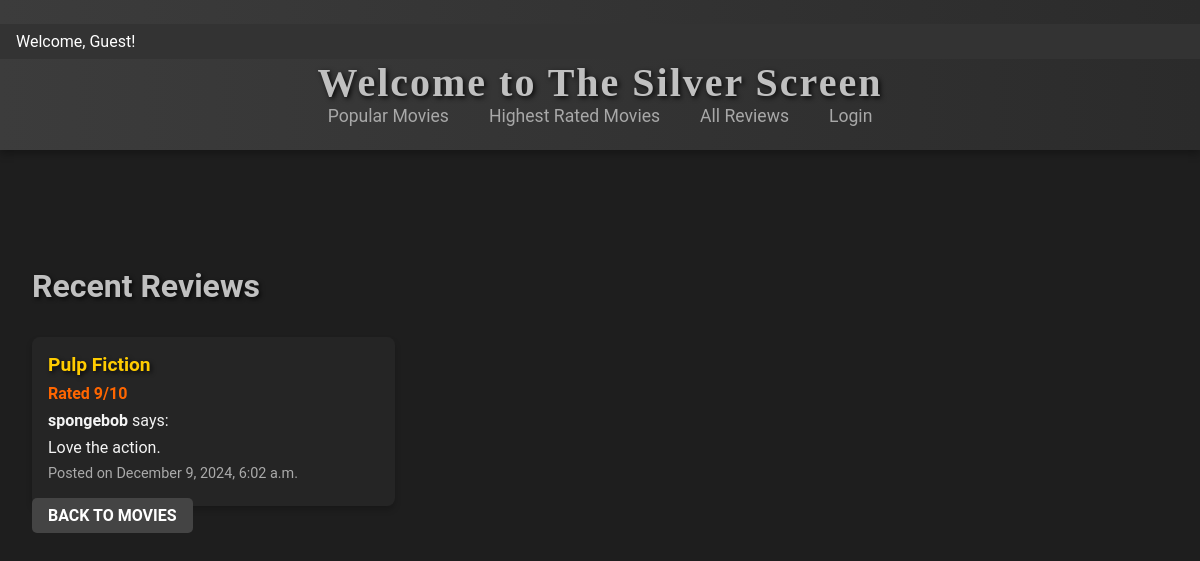
The app's page /project/reviews/, older data.
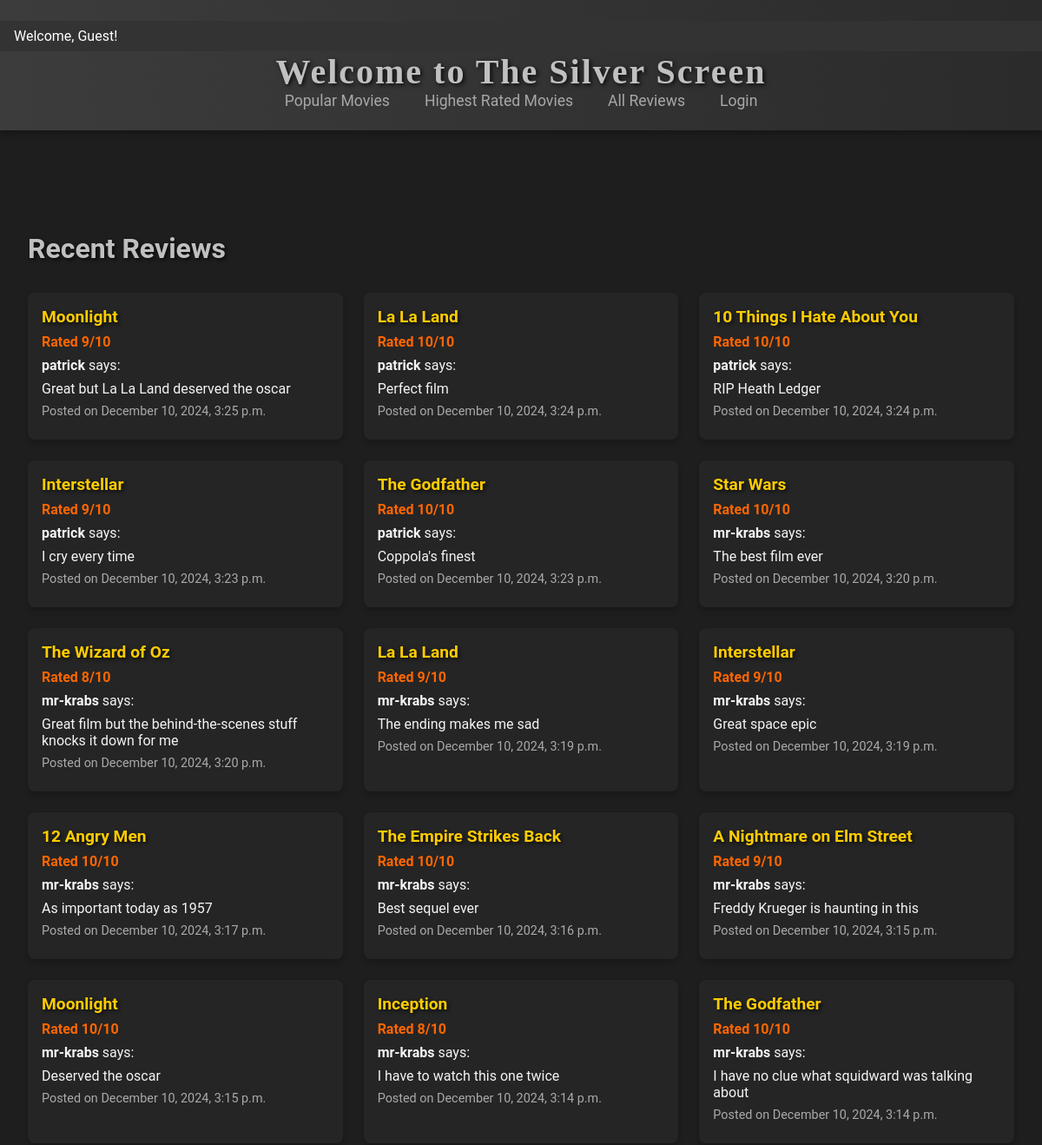
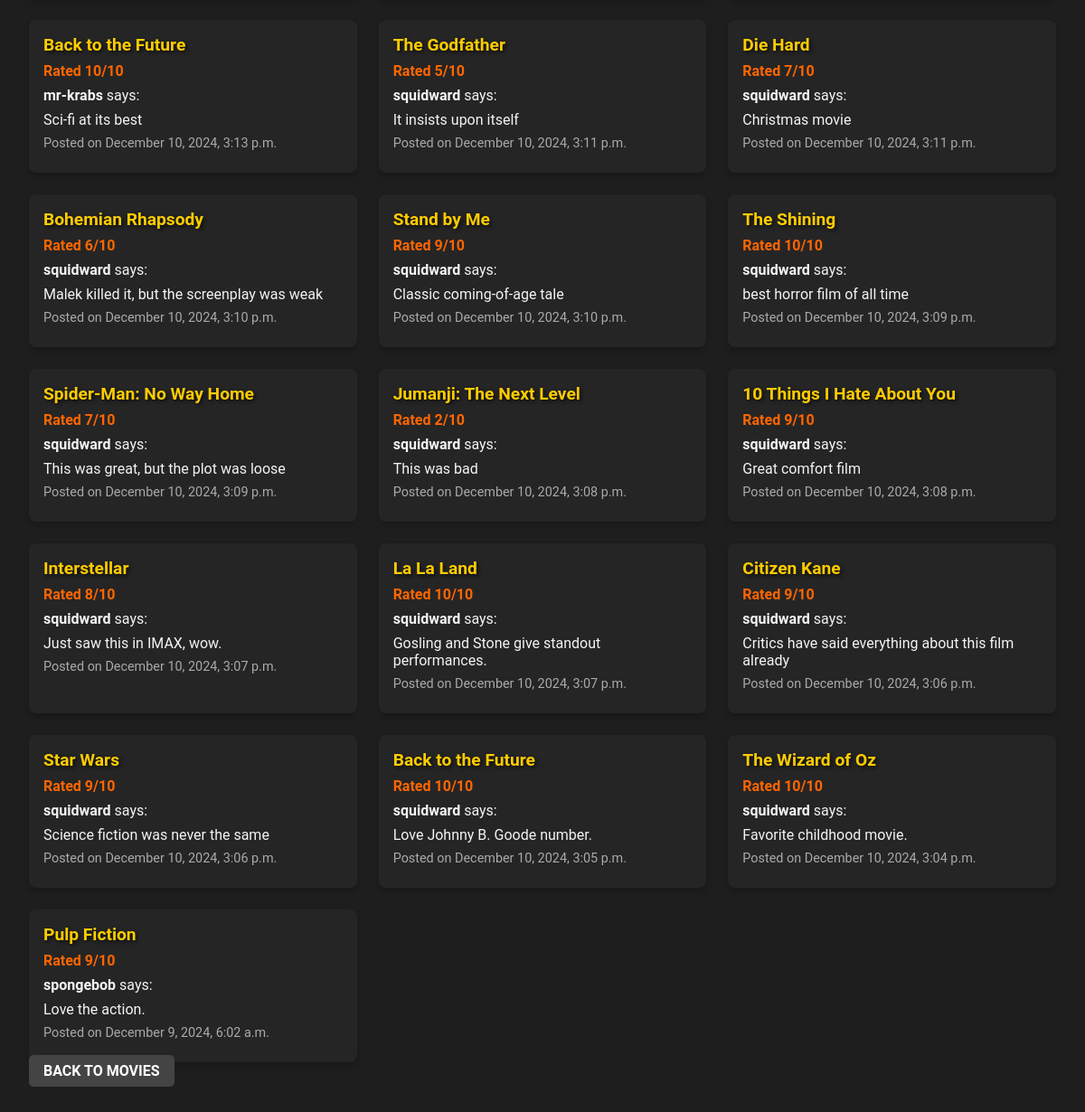
The same page, newer data (2 pictures, top to bottom).
### project/models.py (models this page shows, shortened)
class Review(models.Model):
    movie = models.ForeignKey(
        'Movie',
        on_delete=models.CASCADE,
        related_name='reviews'
    )  # Foreign key to Movie, deletes reviews if the movie is deleted
    user = models.ForeignKey(
        User,
        on_delete=models.CASCADE
    )  # Foreign key to User, deletes reviews if the user is deleted
    rating = models.PositiveIntegerField()  # Rating given to the movie
    review_text = models.TextField()  # Text of the review
    created_at = models.DateTimeField(auto_now_add=True)  # Timestamp for when the review was created

class Movie(models.Model):
    tmdb_id = models.PositiveIntegerField(unique=True, null=True, blank=True)  # TMDb ID (optional, unique)
    title = models.CharField(max_length=200)  # Movie title
    director = models.CharField(max_length=200, blank=True, null=True)  # Director's name (optional)
    release_year = models.PositiveIntegerField(blank=True, null=True)  # Release year (optional)
    image = models.URLField(blank=True, null=True)  # URL for the movie's poster/image (optional)
    tags = models.ManyToManyField(Tag, related_name="tagged_movies", blank=True)  # Tags associated with the movie (optional)

### project/views.py (the view)
# urls.py: path('reviews/', views.review_list, name='review_list'),
def review_list(request):
    reviews = Review.objects.all().order_by('-created_at')  # Sort reviews by most recent
    return render(request, 'project/review_list.html', {'reviews': reviews})

### project/templates/project/review_list.html
{% extends 'project/base.html' %}
{% block content %}
<div class="container mt-4">
    <h1 class="text-center">Recent Reviews</h1>
    <div class="reviews-container">
        {% for review in reviews %}
            <div class="review-card">
                <h3>{{ review.movie.title }}</h3>
                <p class="rating">Rated {{ review.rating }}/10</p>
                <p><strong>{{ review.user.username }}</strong> says:</p>
                <p>{{ review.review_text }}</p>
                <p class="timestamp">Posted on {{ review.created_at|date:"F j, Y, g:i a" }}</p>
            </div>
        {% empty %}
            <p class="text-center">No reviews available.</p>
        {% endfor %}
    </div>
    <div class="text-center mt-4">
        <a href="{% url 'movie_list' %}" class="btn btn-secondary">Back to Movies</a>
    </div>
</div>
{% endblock %}

### project/templates/project/base.html (shortened to what this page needs)
{% load static %}
<!DOCTYPE html>
<html lang="en">
<head>
    <link rel="stylesheet" href="{% static 'project/styles.css' %}">
</head>
<body>
    <header>
        <div class="header-top">
            <span class="welcome-message">
                {% if user.is_authenticated %}
                    Welcome, {{ user.username }}!
                {% else %}
                    Welcome, Guest!
                {% endif %}
            </span>
        </div>
        <h1>Welcome to The Silver Screen</h1>
        <nav>
            <ul>
                <li><a href="{% url 'movie_list' %}">Popular Movies</a></li>
                <li><a href="{% url 'highest_rated_movies' %}">Highest Rated Movies</a></li>
                <li><a href="{% url 'review_list' %}">All Reviews</a></li>
                {% if user.is_authenticated %}
                    <li><a href="{% url 'my_reviews' %}">My Reviews</a></li>
                    <li><a href="{% url 'logout' %}">Logout</a></li>
                {% else %}
                    <li><a href="{% url 'login' %}">Login</a></li>
                {% endif %}
            </ul>
        </nav>
    </header>
    <div class="container">
        {% block content %}{% endblock %}
    </div>
</body>
</html>

### static/project/styles.css (style rules this page uses)
body { font-family: 'Roboto', sans-serif; background-color: #1e1e1e; color: #f4f4f4; margin: 0; padding: 0; }
h1, h2, h3 { color: #c0c0c0; text-shadow: 2px 2px 4px rgba(0, 0, 0, 0.7); }
a { color: #a8a8a8; text-decoration: none; transition: color 0.3s ease; }
header { background: linear-gradient(to right, #3c3c3c, #2b2b2b); color: #ffffff; padding: 1.5rem 0; text-align: center; box-shadow: 0 4px 8px rgba(0, 0, 0, 0.3); }
header h1 { margin: 0; font-family: 'Cinzel', serif; font-size: 2.5rem; letter-spacing: 2px; text-shadow: 2px 2px 5px rgba(0, 0, 0, 0.8); }
nav ul { list-style: none; padding: 0; margin: 0; display: flex; justify-content: center; gap: 1.5rem; }
nav ul li { display: inline; }
nav ul li a { font-size: 1.1rem; padding: 0.5rem; }
.container { max-width: 1200px; margin: 2rem auto; padding: 1rem; }
.btn { padding: 0.5rem 1rem; border: none; border-radius: 5px; text-transform: uppercase; font-weight: bold; cursor: pointer; }
.btn-secondary { background-color: #444444; color: #ffffff; }
.header-top { display: flex; justify-content: flex-start; align-items: center; background-color: #333; color: #fff; padding: 0.5rem 1rem; font-size: 1rem; font-family: 'Roboto', sans-serif; }
.welcome-message { margin-right: auto; }
.reviews-container { display: grid; grid-template-columns: repeat(auto-fill, minmax(300px, 1fr)); gap: 1.5rem; margin-top: 2rem; }
.review-card { background-color: #252525; color: #f4f4f4; padding: 1rem; border-radius: 8px; box-shadow: 0 4px 6px rgba(0, 0, 0, 0.2); transition: transform 0.3s ease, box-shadow 0.3s ease; }
.review-card h3 { margin: 0 0 0.5rem; font-size: 1.2rem; color: #ffcc00; }
.review-card .rating { font-weight: bold; margin: 0.5rem 0; color: #ff6600; }
.review-card p { margin: 0.5rem 0; }
.review-card .timestamp { font-size: 0.9rem; color: #aaa; }

Row changes from the older to the newer data that the page shows:
added Review: movie "Moonlight", rating "9", user.username "patrick", review_text "Great but La La Land deserved the oscar", created_at "December 10, 2024, 3:25 p.m."
added Review: movie "La La Land", rating "10", user.username "patrick", review_text "Perfect film", created_at "December 10, 2024, 3:24 p.m."
added Review: movie "10 Things I Hate About You", rating "10", user.username "patrick", review_text "RIP Heath Ledger", created_at "December 10, 2024, 3:24 p.m."
added Review: movie "Interstellar", rating "9", user.username "patrick", review_text "I cry every time", created_at "December 10, 2024, 3:23 p.m."
added Review: movie "The Godfather", rating "10", user.username "patrick", review_text "Coppola's finest", created_at "December 10, 2024, 3:23 p.m."
added Review: movie "Star Wars", rating "10", user.username "mr-krabs", review_text "The best film ever", created_at "December 10, 2024, 3:20 p.m."
added Review: movie "The Wizard of Oz", rating "8", user.username "mr-krabs", review_text "Great film but the behind-the-scenes stuff knocks it down for me", created_at "December 10, 2024, 3:20 p.m."
added Review: movie "La La Land", rating "9", user.username "mr-krabs", review_text "The ending makes me sad", created_at "December 10, 2024, 3:19 p.m."
added Review: movie "Interstellar", rating "9", user.username "mr-krabs", review_text "Great space epic", created_at "December 10, 2024, 3:19 p.m."
added Review: movie "12 Angry Men", rating "10", user.username "mr-krabs", review_text "As important today as 1957", created_at "December 10, 2024, 3:17 p.m."
added Review: movie "The Empire Strikes Back", rating "10", user.username "mr-krabs", review_text "Best sequel ever", created_at "December 10, 2024, 3:16 p.m."
added Review: movie "A Nightmare on Elm Street", rating "9", user.username "mr-krabs", review_text "Freddy Krueger is haunting in this", created_at "December 10, 2024, 3:15 p.m."
added Review: movie "Moonlight", rating "10", user.username "mr-krabs", review_text "Deserved the oscar", created_at "December 10, 2024, 3:15 p.m."
added Review: movie "Inception", rating "8", user.username "mr-krabs", review_text "I have to watch this one twice", created_at "December 10, 2024, 3:14 p.m."
added Review: movie "The Godfather", rating "10", user.username "mr-krabs", review_text "I have no clue what squidward was talking about", created_at "December 10, 2024, 3:14 p.m."
added Review: movie "Back to the Future", rating "10", user.username "mr-krabs", review_text "Sci-fi at its best", created_at "December 10, 2024, 3:13 p.m."
added Review: movie "The Godfather", rating "5", user.username "squidward", review_text "It insists upon itself", created_at "December 10, 2024, 3:11 p.m."
added Review: movie "Die Hard", rating "7", user.username "squidward", review_text "Christmas movie", created_at "December 10, 2024, 3:11 p.m."
added Review: movie "Bohemian Rhapsody", rating "6", user.username "squidward", review_text "Malek killed it, but the screenplay was weak", created_at "December 10, 2024, 3:10 p.m."
added Review: movie "Stand by Me", rating "9", user.username "squidward", review_text "Classic coming-of-age tale", created_at "December 10, 2024, 3:10 p.m."
added Review: movie "The Shining", rating "10", user.username "squidward", review_text "best horror film of all time", created_at "December 10, 2024, 3:09 p.m."
added Review: movie "Spider-Man: No Way Home", rating "7", user.username "squidward", review_text "This was great, but the plot was loose", created_at "December 10, 2024, 3:09 p.m."
added Review: movie "Jumanji: The Next Level", rating "2", user.username "squidward", review_text "This was bad", created_at "December 10, 2024, 3:08 p.m."
added Review: movie "10 Things I Hate About You", rating "9", user.username "squidward", review_text "Great comfort film", created_at "December 10, 2024, 3:08 p.m."
added Review: movie "Interstellar", rating "8", user.username "squidward", review_text "Just saw this in IMAX, wow.", created_at "December 10, 2024, 3:07 p.m."
added Review: movie "La La Land", rating "10", user.username "squidward", review_text "Gosling and Stone give standout performances.", created_at "December 10, 2024, 3:07 p.m."
added Review: movie "Citizen Kane", rating "9", user.username "squidward", review_text "Critics have said everything about this film already", created_at "December 10, 2024, 3:06 p.m."
added Review: movie "Star Wars", rating "9", user.username "squidward", review_text "Science fiction was never the same", created_at "December 10, 2024, 3:06 p.m."
added Review: movie "Back to the Future", rating "10", user.username "squidward", review_text "Love Johnny B. Goode number.", created_at "December 10, 2024, 3:05 p.m."
added Review: movie "The Wizard of Oz", rating "10", user.username "squidward", review_text "Favorite childhood movie.", created_at "December 10, 2024, 3:04 p.m."
